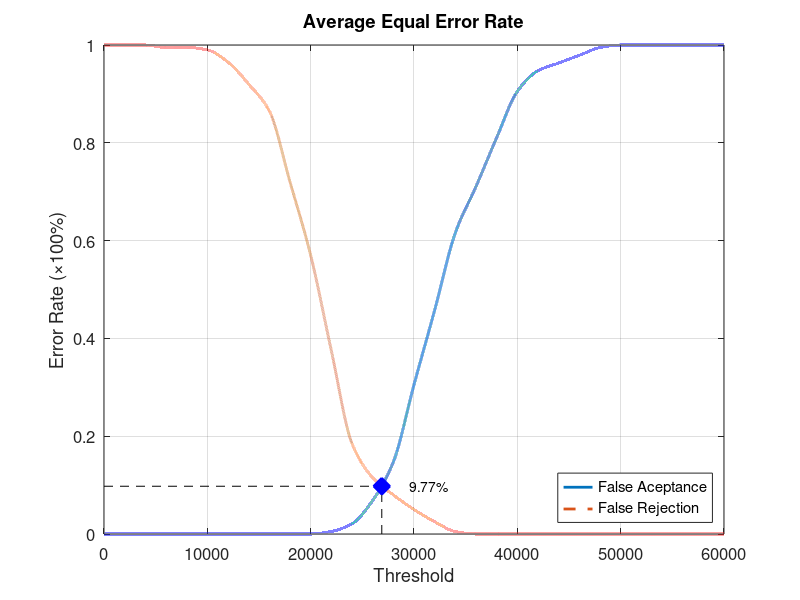
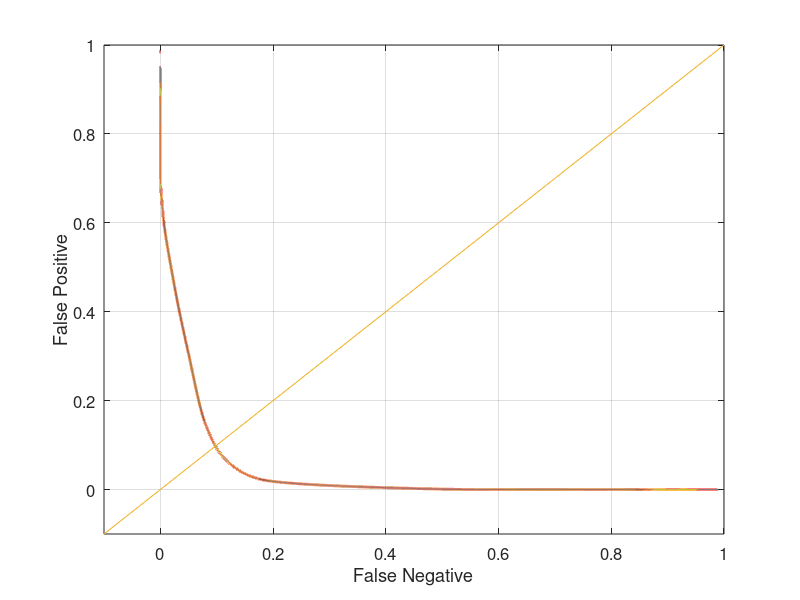

Recreate these plots in MATLAB, in order.
function yEER = Database4_4
close all;
clear;
clc;
x = 0:2000:60000;
xq = 0:0.5:60000;

y0 = [0 0 0 0 0 0 0 0 0 0 0 0.00526316 0.0210526 0.0684211 0.147368 0.305263 0.457895 0.615789 0.710526 0.810526 0.905263 0.947368 0.963158 0.978947 0.994737 1 1 1 1 1 1];
yy0 = interp1(x, y0, xq, 'pchip');
y1 = [1 1 1 0.995 0.995 0.99 0.965 0.92 0.865 0.72 0.57 0.375 0.185 0.115 0.08 0.05 0.025 0.005 0 0 0 0 0 0 0 0 0 0 0 0 0];
yy1 = interp1(x, y1, xq, 'pchip');

% Calculating EER: 
y2 = abs(y0 - y1);
find(y2 == min(y2))
yy2 = abs(yy0 - yy1);
xEER = find(yy2 == min(yy2));
xEERIndex = xq(xEER) % X-axis EER
yEER = yy0(xEER) % Y-axis EER

main = figure
plot(xq, yy0,'-','LineWidth', 2);	hold on
plot(xq, yy1,'--','LineWidth', 2);	hold on
plot([xEERIndex xEERIndex], [0 yEER], 'k--');	hold on
plot([0 xEERIndex], [yEER yEER], 'k--');	hold on
plot(xEERIndex, yEER, 'bx', 'LineWidth', 10);	hold on
text(xEERIndex + 10 * xEERIndex / 100, yEER, [num2str(round((10000 * yEER)) / 100) '%'])
legend('False Aceptance', 'False Rejection', 'Location', 'SouthEast')
xlabel('Threshold')
ylabel('Error Rate (\times100%)')
title('Average Equal Error Rate')
set(gca, 'FontSize', 12)
axis([0 60000 0 1])
grid on

print(main, 'Database4_4Main', '-dpng');
FNRxFPR = figure('Color', [1 1 1]);
plot(yy1, yy0, '-', yy1, yy0, 'LineWidth', 2);
hold on
y = -0.1:0.1:1
plot(y, y); 
set(gca, 'FontSize', 12)
xlabel('False Negative')
ylabel('False Positive')
axis([-0.1 1 -0.1 1])
set(gca, 'FontSize', 12)
grid on

print(FNRxFPR, 'Database4_4FNRxFPR','-dpng');
end
